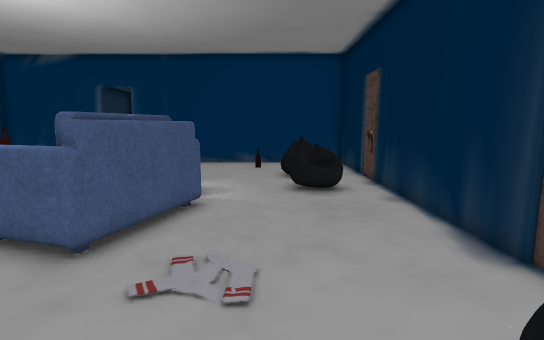
View 1 (above)

16 first-person views from a walk through a scene from a Unity 3-D project. The camera is 1.2 m above the floor, tilts 8° down and sees 80° across. The floor is counted in squares, 0.47 m on a side. Each view is taken from the middle of a square. On the plan, view 1 faces up. The plan holds only what a view shows up to about 20 squares ahead; the rest is blank. The place goes on beyond the plan. The player character is not drawn. Some animated figures are not drawn. Door leaves are left out, so doorways stand open. Some surface patterns are stand-ins.

View 2
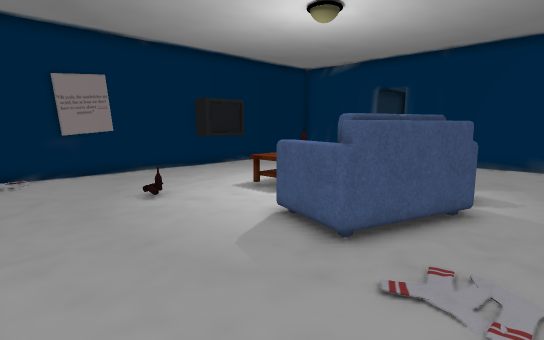

View 3
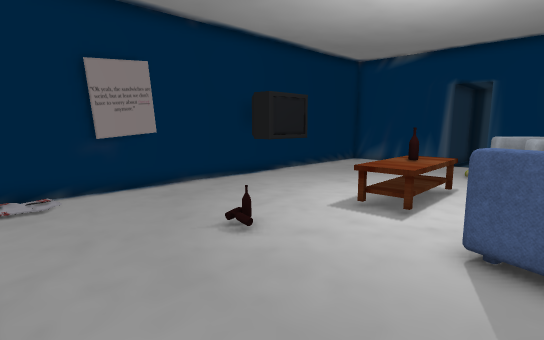

View 4
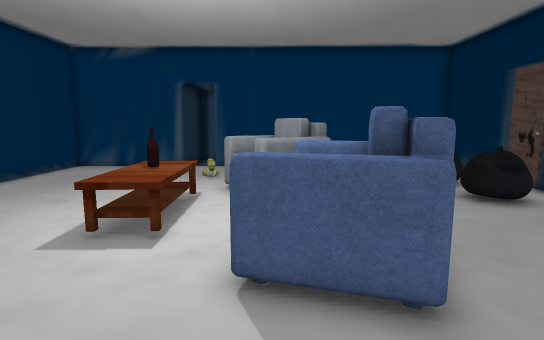

View 5
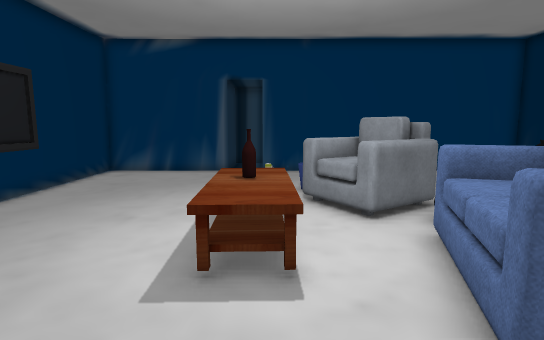

View 6
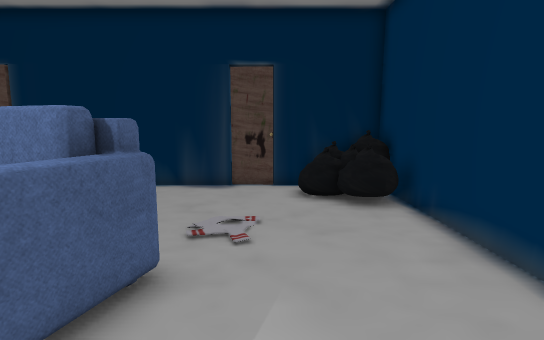

View 7
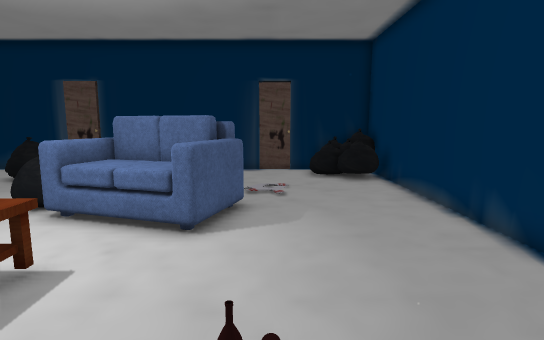

View 8
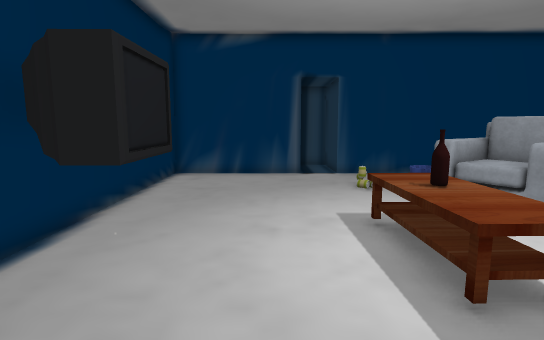

View 9
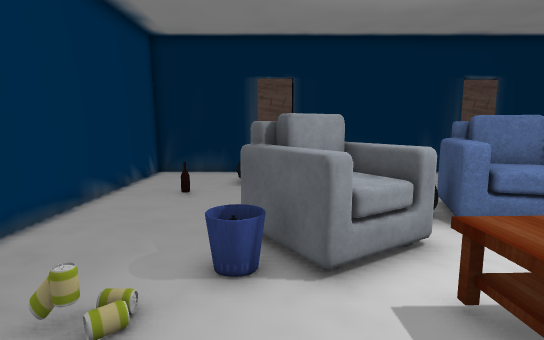

View 10
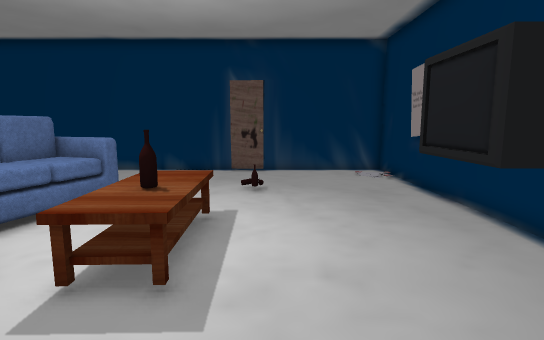

View 11
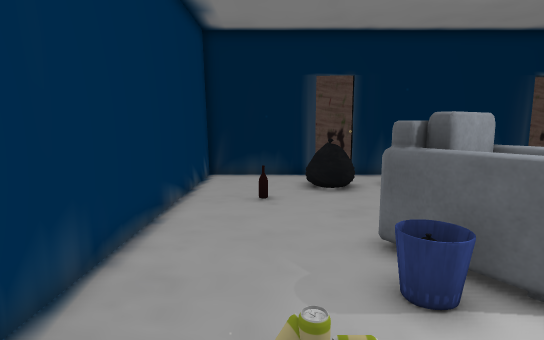

View 12
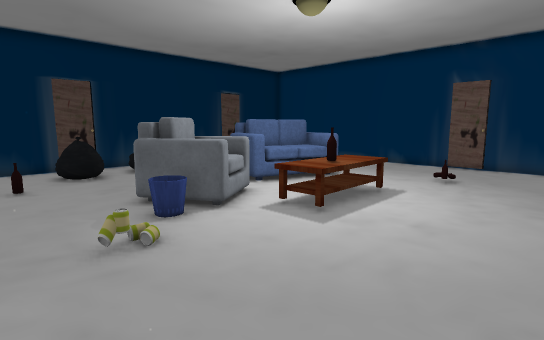

View 13
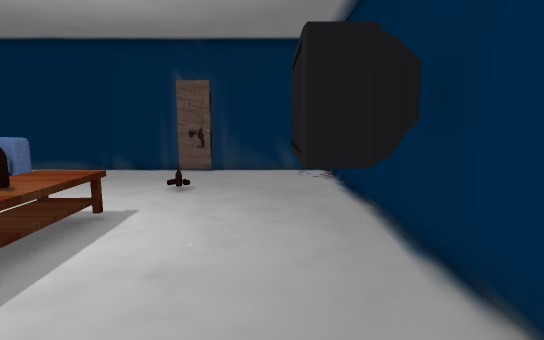

View 14
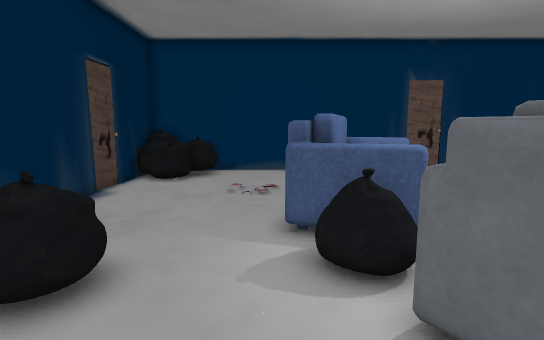

View 15
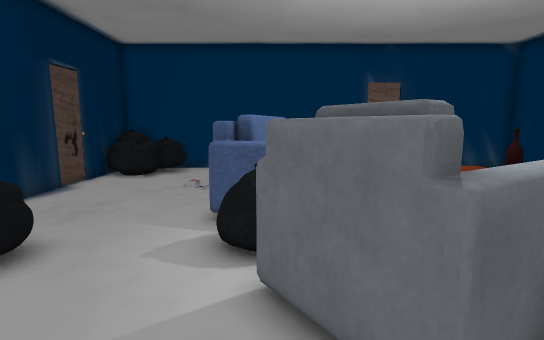

View 16
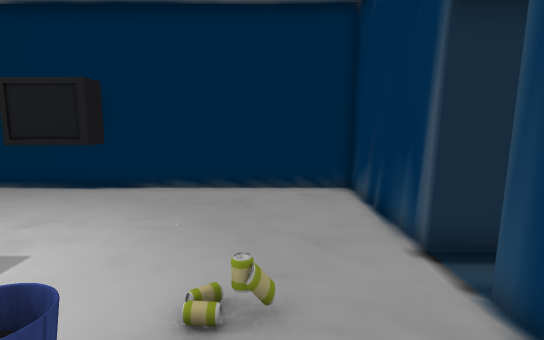

### Floor plan
Ten units are one square. View 1 is at (0, 0); x grows to the right and y downward. Boxes are objects, and circles mark ways between rooms. Rooms are numbered by the first view taken in them; rooms with no view inside come last. Other rooms are left out.
<svg viewBox="-187 -230 241 241">
<path fill="none" stroke="#000" d="M-59 -156 -55 -159 -56 -162M-55 -159 -45 -144M-54 -168 -37 -142M-105 5 -97 5M-103 6 -98 5M-115 4 -110 5M49 -52 48 -57M49 -49 48 -56M46 -39 49 -58M48 -159 47 -166M-115 -223 -181 -223 -182 -212M-182 -223 -182 5 48 5 48 -223 -95 -223M-39 -146 -38 -142 -63 -125 -80 -151 -54 -168 -51 -165M-43 -141 -45 -144 -50 -142 -59 -156M-66 -131 -50 -141M-57 -159 -76 -146"/>
<rect x="-175" y="-25" width="10" height="10" fill="#bbb"><title>other object</title></rect>
<rect x="-175" y="-135" width="30" height="40" fill="#bbb"><title>TV</title></rect>
<rect x="-115" y="-55" width="10" height="10" fill="#bbb"><title>bottle</title></rect>
<rect x="-105" y="-115" width="20" height="30" fill="#bbb"><title>table</title></rect>
<rect x="-105" y="-125" width="20" height="10" fill="#bbb"><title>bottle</title></rect>
<rect x="-105" y="-135" width="20" height="10" fill="#bbb"><title>table</title></rect>
<rect x="-95" y="-195" width="10" height="10" fill="#bbb"><title>other object</title></rect>
<rect x="-85" y="-175" width="10" height="10" fill="#bbb"><title>other object</title></rect>
<rect x="-75" y="-115" width="60" height="60" fill="#bbb"><title>sofa</title></rect>
<rect x="-15" y="-65" width="10" height="10" fill="#bbb"><title>other object</title></rect>
<rect x="-15" y="-195" width="10" height="10" fill="#bbb"><title>other object</title></rect>
<rect x="5" y="-25" width="40" height="30" fill="#bbb"><title>other object</title></rect>
<rect x="5" y="-145" width="30" height="30" fill="#bbb"><title>other object</title></rect>
<rect x="5" y="-175" width="20" height="20" fill="#bbb"><title>other object</title></rect>
<circle cx="-55" cy="-150" r="3" fill="#2a7"/>
<circle cx="-70" cy="-140" r="3" fill="#2a7"/>
<text x="-60" y="-100">1</text>
<text x="-60" y="-140">2</text>
</svg>
Room 1 opens to room 2.

Where each view was taken, in squares from view 1:
view 1: 0 up, 0 right, facing up
view 2: 0 up, 0 right, facing up-left
view 3: 0 up, 5 left, facing up-left
view 4: 2 up, 6 left, facing up
view 5: 4 up, 9 left, facing up
view 6: 4 up, 9 left, facing right
view 7: 5 up, 14 left, facing right
view 8: 5 up, 13 left, facing up
view 9: 16 up, 13 left, facing right
view 10: 18 up, 12 left, facing down
view 11: 19 up, 12 left, facing right
view 12: 21 up, 16 left, facing down-right
view 13: 18 up, 15 left, facing down
view 14: 18 up, 2 left, facing down
view 15: 19 up, 4 left, facing down
view 16: 19 up, 5 left, facing left
